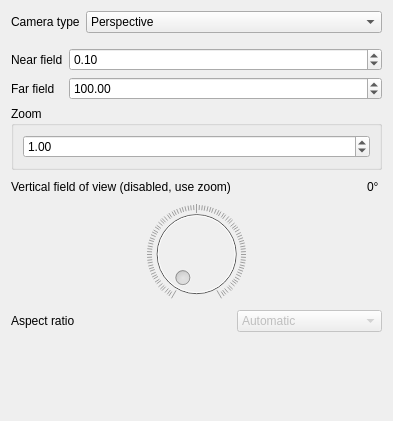
<?xml version="1.0" encoding="UTF-8"?>
<ui version="4.0">
 <class>CameraWidget</class>
 <widget class="QWidget" name="CameraWidget">
  <property name="geometry">
   <rect>
    <x>0</x>
    <y>0</y>
    <width>393</width>
    <height>421</height>
   </rect>
  </property>
  <property name="windowTitle">
   <string>CameraWidget</string>
  </property>
  <layout class="QVBoxLayout" name="verticalLayout">
   <item>
    <widget class="QWidget" name="widget" native="true">
     <property name="sizePolicy">
      <sizepolicy hsizetype="Preferred" vsizetype="Fixed">
       <horstretch>0</horstretch>
       <verstretch>0</verstretch>
      </sizepolicy>
     </property>
     <layout class="QFormLayout" name="formLayout">
      <property name="leftMargin">
       <number>0</number>
      </property>
      <property name="topMargin">
       <number>0</number>
      </property>
      <property name="rightMargin">
       <number>0</number>
      </property>
      <property name="bottomMargin">
       <number>9</number>
      </property>
      <item row="0" column="0">
       <widget class="QLabel" name="label">
        <property name="text">
         <string>Camera type</string>
        </property>
       </widget>
      </item>
      <item row="0" column="1">
       <widget class="QComboBox" name="cameraTypeChoice">
        <property name="editable">
         <bool>false</bool>
        </property>
        <item>
         <property name="text">
          <string>Perspective</string>
         </property>
        </item>
        <item>
         <property name="text">
          <string>Orthogonal</string>
         </property>
        </item>
       </widget>
      </item>
     </layout>
    </widget>
   </item>
   <item>
    <widget class="QWidget" name="widget_2" native="true">
     <layout class="QFormLayout" name="formLayout_3">
      <property name="leftMargin">
       <number>0</number>
      </property>
      <property name="topMargin">
       <number>0</number>
      </property>
      <property name="rightMargin">
       <number>0</number>
      </property>
      <property name="bottomMargin">
       <number>0</number>
      </property>
      <item row="0" column="0">
       <widget class="QLabel" name="label_6">
        <property name="text">
         <string>Near field</string>
        </property>
       </widget>
      </item>
      <item row="0" column="1">
       <widget class="QDoubleSpinBox" name="nearFieldValueSpinner">
        <property name="maximum">
         <double>1000.000000000000000</double>
        </property>
        <property name="singleStep">
         <double>0.100000000000000</double>
        </property>
        <property name="value">
         <double>0.100000000000000</double>
        </property>
       </widget>
      </item>
      <item row="1" column="0">
       <widget class="QLabel" name="label_7">
        <property name="text">
         <string>Far field</string>
        </property>
       </widget>
      </item>
      <item row="1" column="1">
       <widget class="QDoubleSpinBox" name="farFieldValueSpinner">
        <property name="minimum">
         <double>0.100000000000000</double>
        </property>
        <property name="maximum">
         <double>10000.000000000000000</double>
        </property>
        <property name="value">
         <double>100.000000000000000</double>
        </property>
       </widget>
      </item>
      <item row="2" column="0" colspan="2">
       <widget class="QGroupBox" name="groupBox">
        <property name="title">
         <string>Zoom</string>
        </property>
        <layout class="QHBoxLayout" name="horizontalLayout">
         <property name="leftMargin">
          <number>9</number>
         </property>
         <property name="topMargin">
          <number>9</number>
         </property>
         <property name="rightMargin">
          <number>9</number>
         </property>
         <property name="bottomMargin">
          <number>9</number>
         </property>
         <item>
          <widget class="QDoubleSpinBox" name="zoomYValueSpinner">
           <property name="sizePolicy">
            <sizepolicy hsizetype="Expanding" vsizetype="Fixed">
             <horstretch>0</horstretch>
             <verstretch>0</verstretch>
            </sizepolicy>
           </property>
           <property name="minimum">
            <double>0.010000000000000</double>
           </property>
           <property name="maximum">
            <double>10.000000000000000</double>
           </property>
           <property name="singleStep">
            <double>0.010000000000000</double>
           </property>
           <property name="value">
            <double>1.000000000000000</double>
           </property>
          </widget>
         </item>
        </layout>
       </widget>
      </item>
     </layout>
    </widget>
   </item>
   <item>
    <widget class="QStackedWidget" name="cameraTypeWidget">
     <property name="sizePolicy">
      <sizepolicy hsizetype="Preferred" vsizetype="Minimum">
       <horstretch>0</horstretch>
       <verstretch>0</verstretch>
      </sizepolicy>
     </property>
     <property name="currentIndex">
      <number>0</number>
     </property>
     <widget class="QWidget" name="perspectiveCameraWidget">
      <layout class="QFormLayout" name="formLayout_2">
       <property name="leftMargin">
        <number>0</number>
       </property>
       <property name="topMargin">
        <number>0</number>
       </property>
       <property name="rightMargin">
        <number>0</number>
       </property>
       <property name="bottomMargin">
        <number>0</number>
       </property>
       <item row="0" column="0">
        <widget class="QLabel" name="label_2">
         <property name="text">
          <string>Vertical field of view (disabled, use zoom)</string>
         </property>
        </widget>
       </item>
       <item row="0" column="1">
        <widget class="QSpinBox" name="persp_vfovValue">
         <property name="styleSheet">
          <string notr="true">background-color: rgba(255, 255, 255, 0);</string>
         </property>
         <property name="wrapping">
          <bool>false</bool>
         </property>
         <property name="frame">
          <bool>false</bool>
         </property>
         <property name="alignment">
          <set>Qt::AlignRight|Qt::AlignTrailing|Qt::AlignVCenter</set>
         </property>
         <property name="readOnly">
          <bool>true</bool>
         </property>
         <property name="buttonSymbols">
          <enum>QAbstractSpinBox::NoButtons</enum>
         </property>
         <property name="accelerated">
          <bool>true</bool>
         </property>
         <property name="suffix">
          <string>°</string>
         </property>
         <property name="maximum">
          <number>360</number>
         </property>
        </widget>
       </item>
       <item row="1" column="0" colspan="2">
        <widget class="QDial" name="persp_vfovDial">
         <property name="enabled">
          <bool>false</bool>
         </property>
         <property name="maximum">
          <number>360</number>
         </property>
         <property name="singleStep">
          <number>1</number>
         </property>
         <property name="pageStep">
          <number>45</number>
         </property>
         <property name="notchesVisible">
          <bool>true</bool>
         </property>
        </widget>
       </item>
       <item row="2" column="0">
        <widget class="QLabel" name="label_5">
         <property name="text">
          <string>Aspect ratio</string>
         </property>
        </widget>
       </item>
       <item row="2" column="1">
        <widget class="QComboBox" name="persp_aspectRatioCombo">
         <property name="enabled">
          <bool>false</bool>
         </property>
         <item>
          <property name="text">
           <string>Automatic</string>
          </property>
         </item>
        </widget>
       </item>
      </layout>
     </widget>
     <widget class="QWidget" name="orthogonalCameraWidget">
      <layout class="QFormLayout" name="formLayout_4">
       <property name="leftMargin">
        <number>0</number>
       </property>
       <property name="topMargin">
        <number>0</number>
       </property>
       <property name="rightMargin">
        <number>0</number>
       </property>
       <property name="bottomMargin">
        <number>0</number>
       </property>
       <item row="0" column="0">
        <widget class="QLabel" name="label_8">
         <property name="text">
          <string>Top</string>
         </property>
        </widget>
       </item>
       <item row="0" column="1">
        <widget class="QDoubleSpinBox" name="ortho_topValueSpinner"/>
       </item>
       <item row="1" column="0">
        <widget class="QLabel" name="label_9">
         <property name="text">
          <string>Bottom</string>
         </property>
        </widget>
       </item>
       <item row="1" column="1">
        <widget class="QDoubleSpinBox" name="ortho_bottomValueSpinner"/>
       </item>
       <item row="2" column="0">
        <widget class="QLabel" name="label_10">
         <property name="text">
          <string>Right</string>
         </property>
        </widget>
       </item>
       <item row="2" column="1">
        <widget class="QDoubleSpinBox" name="ortho_rightValueSpinner"/>
       </item>
       <item row="3" column="0">
        <widget class="QLabel" name="label_11">
         <property name="text">
          <string>Left</string>
         </property>
        </widget>
       </item>
       <item row="3" column="1">
        <widget class="QDoubleSpinBox" name="ortho_leftValueSpinner"/>
       </item>
      </layout>
     </widget>
    </widget>
   </item>
  </layout>
 </widget>
 <layoutdefault spacing="6" margin="11"/>
 <resources/>
 <connections>
  <connection>
   <sender>cameraTypeChoice</sender>
   <signal>currentIndexChanged(int)</signal>
   <receiver>cameraTypeWidget</receiver>
   <slot>setCurrentIndex(int)</slot>
   <hints>
    <hint type="sourcelabel">
     <x>254</x>
     <y>27</y>
    </hint>
    <hint type="destinationlabel">
     <x>220</x>
     <y>317</y>
    </hint>
   </hints>
  </connection>
  <connection>
   <sender>persp_vfovDial</sender>
   <signal>valueChanged(int)</signal>
   <receiver>persp_vfovValue</receiver>
   <slot>setValue(int)</slot>
   <hints>
    <hint type="sourcelabel">
     <x>220</x>
     <y>167</y>
    </hint>
    <hint type="destinationlabel">
     <x>271</x>
     <y>102</y>
    </hint>
   </hints>
  </connection>
 </connections>
</ui>
